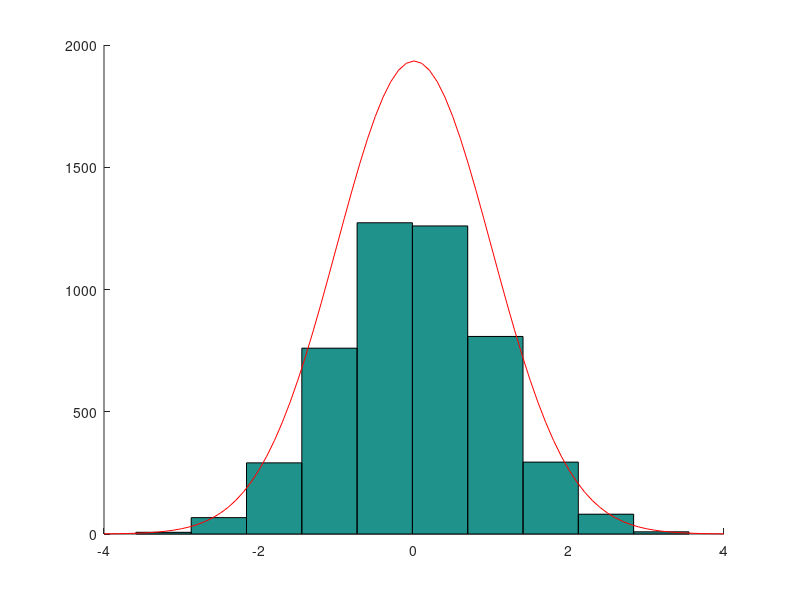
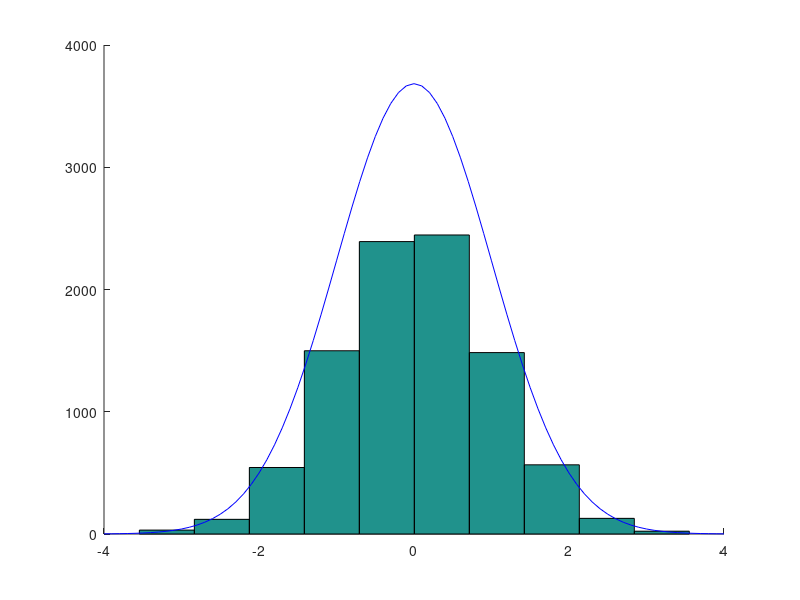
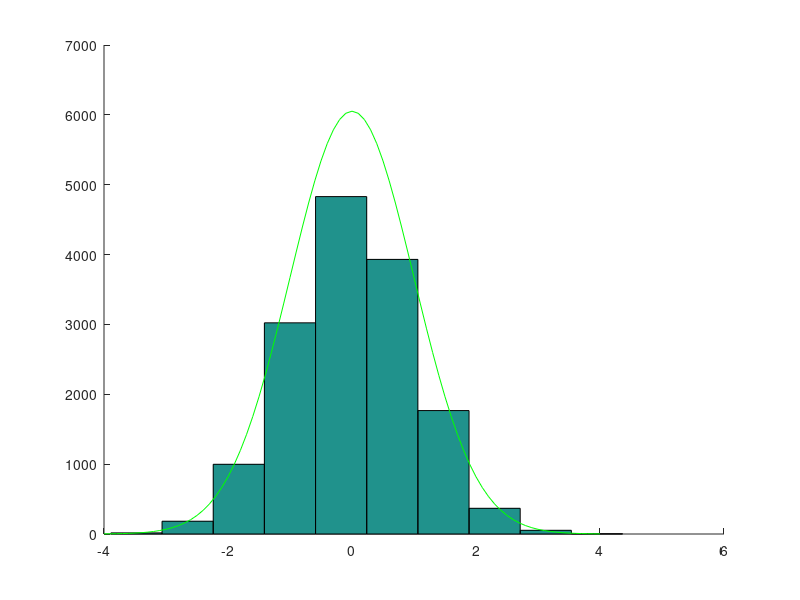

These figures' MATLAB source, in order:
miu = 0;
sigma = 1;
n = -4 : 0.1 : 4;       %Interval de reprezentare
f = @(x) (1 /(sigma * sqrt (2 * pi ))* exp(-(( x - miu ).^2) /(2 * sigma * sigma ))); %Relatia 1.19 implementata in matlab

N1 = 4850;           %Aleg un suport N a carui valoarea sa fie in jur de 5000
x1 = randn ( 1, N1); %Generarea semnalului aleator cu distributie gaussiana
figure; hold on;
hist(x1);                %Trasez histograma semnalului generat cu randn
plot(n, f(n)*N1, 'r')    %Trasarea graficului.
hold off;

N2 = 9234;           %Aleg un suport N a carui valoarea sa fie in jur de 9000
x2 = randn(1, N2);
figure; hold on;
hist(x2);                %Trasez histograma semnalului generat cu randn
plot(n, f(n)*N2, 'b')    %Trasarea graficului.
hold off;

N3 = 15172;          %Aleg un suport N a carui valoarea sa fie in jur de 9000
x3 = randn(1, N3);
figure; hold on;
hist(x3);                %Trasez histograma semnalului generat cu randn
plot(n, f(n)*N3, 'g')    %Trasarea graficului.
hold off;

%Concluzie:
%Cand N creste, creste si semnalul generat de functia randn fata de
%semnalul gaussian.Acesta se departeaza vizibil de clopot odata cu
%cresterea lui N.